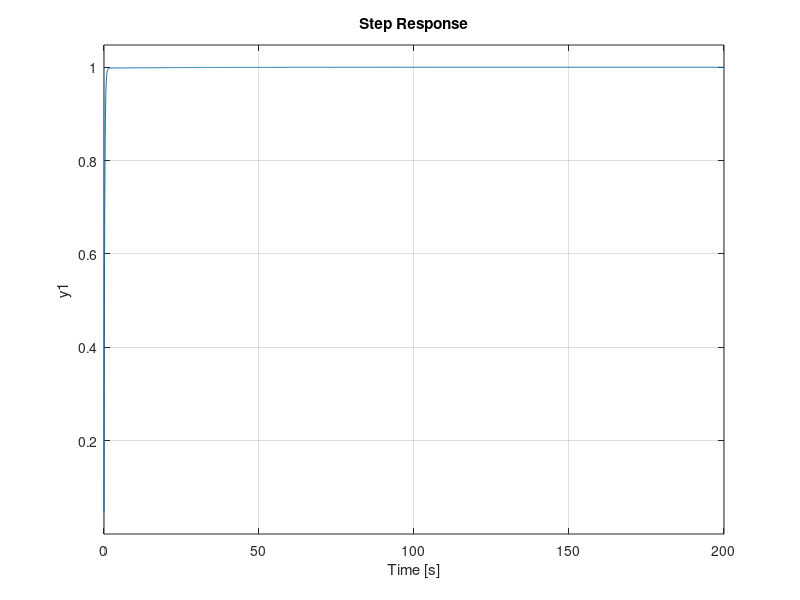

Here is the MATLAB script that generated this plot: (Note: this script raises an error after producing the figure.)
%% NOTE TO SELF
% Kp => Proportional Gain
% Kd = Kp*Td => Derivative Gain
% Ki = Kp/Ti => Integral Gain

%% SYSTEM WITHOUT CONTROLLER
% Mass of Car
m = 1000;
% Damping Coefficient
b = 50;
% Open-loop TF of the system
TF_OL_vOverU = tf([0 1], [m b]);

%step(TF_OL_vOverU)
%stepinfo(TF_OL_vOverU)

%% OBSERVATIONS:
% 1. System is SUPER SLOW
% 2. Steady State Error is TOO LOW

%% REQUIREMENTS
% 1. Rise time < 5 sec
% 2. Overshoot < 10%
% 3. Steady-state error < 2%

%% METHODS TO FIX THE ISSUES
% 1. Add Kp to decrease Steady-state error && decrease Rise Time
% 2. Add Ki to ELIMINATE Steady-state error && Decrease Rise Time
% 3. Add Kd to decrease Overshoot without impacting Steady-state error

% Kp:Ki:Kd = 100:4:1

%% ADDING PID CONTROLLER
Kp = 5000
Ki = 200
Kd = 50 

TF_OL_PIDController = pid(Kp, Ki, Kd);

TF_CL_SystemWithController = feedback(TF_OL_PIDController * TF_OL_vOverU, 1);

step(TF_CL_SystemWithController)
stepinfo(TF_CL_SystemWithController)